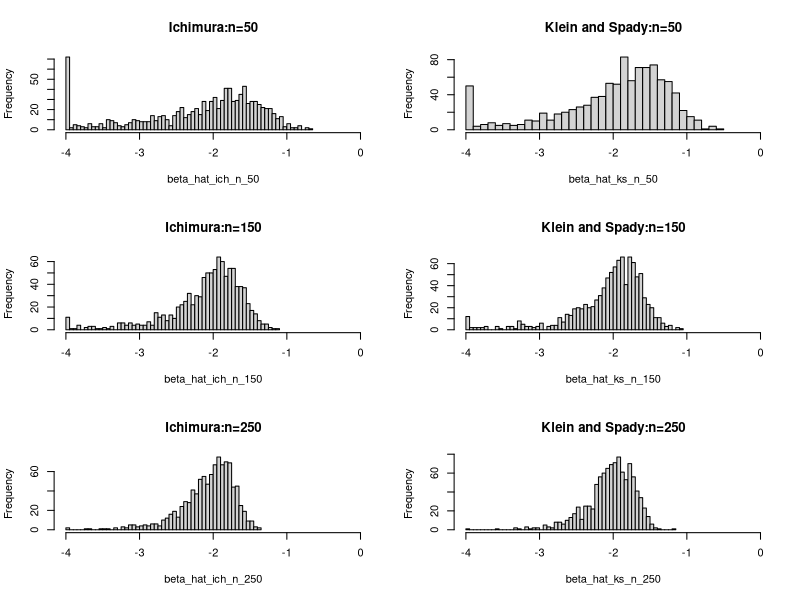

Recreate this plot in R.
beta_ich_n_50=read.csv("beta_ich_mc_n_50.csv",header=TRUE)
beta_ks_n_50=read.csv("beta_ks_mc_n_50.csv",header=TRUE)
beta_ich_n_150=read.csv("beta_ich_mc_n_150.csv",header=TRUE)
beta_ks_n_150=read.csv("beta_ks_mc_n_150.csv",header=TRUE)
beta_ich_n_250=read.csv("beta_ich_mc_n_250.csv",header=TRUE)
beta_ks_n_250=read.csv("beta_ks_mc_n_250.csv",header=TRUE)

#########################################################################
beta_hat_ich_n_50 <- beta_ich_n_50$x
beta_hat_ks_n_50 <- beta_ks_n_50$x
beta_hat_ich_n_150 <- beta_ich_n_150$x
beta_hat_ks_n_150 <- beta_ks_n_150$x
beta_hat_ich_n_250 <- beta_ich_n_250$x
beta_hat_ks_n_250 <- beta_ks_n_250$x


par(mfrow=c(3,2))
hist(beta_hat_ich_n_50,breaks = 50, main="Ichimura:n=50",xlim = range(c(-4,0)))
hist(beta_hat_ks_n_50,breaks = 50, main="Klein and Spady:n=50",xlim = range(c(-4,0)))
hist(beta_hat_ich_n_150,breaks = 50, main="Ichimura:n=150",xlim = range(c(-4,0)))
hist(beta_hat_ks_n_150,breaks = 50, main="Klein and Spady:n=150",xlim = range(c(-4,0)))
hist(beta_hat_ich_n_250,breaks = 50, main="Ichimura:n=250",xlim = range(c(-4,0)))
hist(beta_hat_ks_n_250,breaks = 50, main="Klein and Spady:n=250",xlim = range(c(-4,0)))

#boxplot(beta_ich_standard$x, main="beta_ich_standard")
#boxplot(beta_ks_standard$x, main="beta_ks_standard")

#stats_ich_standard <- boxplot.stats(beta_ich_standard$x, coef = 1.5)$stats
#stats_ks_standard <- boxplot.stats(beta_ks_standard$x, coef = 1.5)$stats